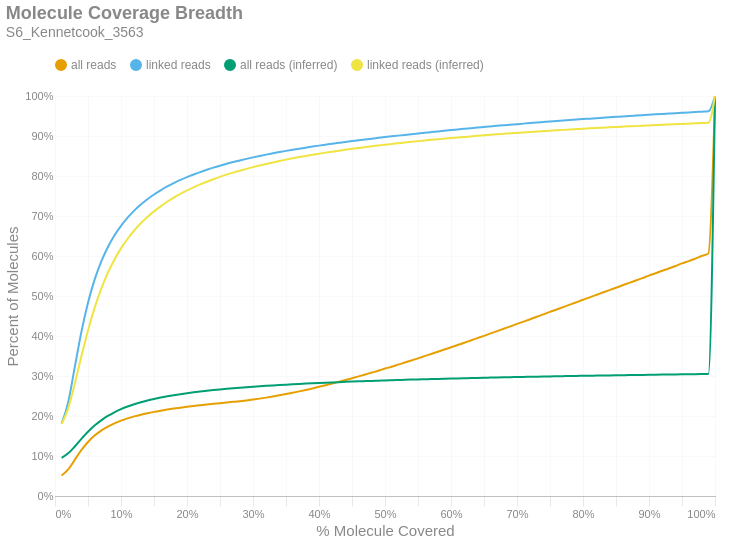

Notebook source saved alongside this figure:
### Markdown cell above
### Molecule Read Coverage
This chart shows molecule coverage breadth as computed by the number of bases aligned to that molecule. In other words, "*how much of each unique long molecule is actually sequenced/aligned?*" Keep in mind there is a distinction between sequences and alignments, since some sequences belonging to a particular molecule may not align well and wouldn't appear in the alignment data. This chart also shows molecule coverage breadth as computed by the *inferred fragment* from which the aligned sequences originate. Unlike read coverage, this calculation takes into account the total insert size, including unsequenced gaps between the forward and reverse reads. Like the previous figures, these are cumulative percents.

### Code cell
if SKIPLR:
    print_html(f"Skipped")
else:
    binned_df = consolidated_hist(valids['coverage_bp'], mask, 0.01, True)
    binned_df_inf = consolidated_hist(valids['coverage_inserts'], mask, 0.01, True)
    binned_df = binned_df.with_columns(pl.lit(binned_df_inf['all reads (cumsum)']).alias('all reads (inferred)'))
    binned_df = binned_df.with_columns(pl.lit(binned_df_inf['linked reads (cumsum)']).alias('linked reads (inferred)'))
    binned_df = binned_df.with_columns(
        (pl.col('bin').cast(pl.Float64) + 0.01).alias('right_edge')
    )

    with SafeRender(binned_df):
        (
            density_plot(binned_df, 'Molecule Coverage Breadth', samplename, 'molcov', ['all reads (inferred)','linked reads (inferred)'])
            .encode(
                #x=alt.X('bin:Q', title="% Molecule Covered").axis(format = '%').scale(padding=0),
                x=alt.X('right_edge:Q', title="% Molecule Covered").axis(format='%').scale(padding=0),
                y=alt.Y('value:Q', title='Percent of Molecules')
                    .axis(format='%')
                    .stack(False)
                    .scale(domainMin=0, padding=0),
                color=alt.Color("key:N").scale(domain = ["all reads", "linked reads", "all reads (inferred)", "linked reads (inferred)"]),
                tooltip = [
                    alt.Tooltip("key:N", title = "Data Type"),
                    alt.Tooltip("range_label:N", title="% Molecule Covered"),
                    alt.Tooltip("value:Q", format = ".2%", title="% Molecules")
                ]
            )
        ).display()

### Figure 1 — Vega-Lite specification as saved in the notebook (floating-point values rounded to 4 significant figures)
{"width": "container", "height": 400, "config": {"title": {"anchor": "start", "dy": -15, "fontSize": 18, "color": "#888888", "subtitleColor": "#888888", "subtitleFontSize": 14}, "arc": {"fill": "#0072B2"}, "axis": {"domainColor": "#888888", "domainWidth": 0.5, "gridWidth": 0.2, "grid": false, "titleFontWeight": 400, "titleFontSize": 15, "labelFontSize": 11, "labelColor": "#888888", "tickColor": "#888888", "tickWidth": 0.2, "titleColor": "#888888"}, "axisBand": {"grid": false}, "axisX": {"grid": true, "tickSize": 10, "domainCap": "round"}, "axisY": {"domain": false, "grid": true, "tickSize": 0, "domainCap": "round"}, "background": "transparent", "header": {"labelFontSize": 15, "labelColor": "#888888", "titleFontSize": 15, "titleFontWeight": 600, "titleColor": "#888888"}, "legend": {"labelFont": "sans-serif", "labelFontSize": 12, "labelColor": "#888888", "symbolSize": 100, "symbolType": "circle", "titleFontSize": 12, "titlePadding": 10, "titleColor": "#888888", "title": null, "orient": "top"}, "range": {"category": ["#E69F00", "#56B4E9", "#009E73", "#F0E442", "#0072B2", "#D55E00", "#CC79A7", "#000000"], "diverging": ["#cfe8f3", "#a2d4ec", "#73bfe2", "#46abdb", "#1696d2", "#12719e"]}, "area": {"fill": "#0072B2", "fillOpacity": 0.7, "line": true, "strokeOpacity": 0.7}, "line": {"color": "#0072B2", "stroke": "#0072B2", "strokeWidth": 2}, "trail": {"color": "#0072B2", "stroke": "#0072B2", "strokeWidth": 0, "size": 1}, "point": {"filled": true, "fillOpacity": 1.0, "size": 95}, "text": {"color": "#888888", "fontSize": 11, "align": "right", "fontWeight": 400, "size": 11}, "bar": {"fill": "#0072B2", "stroke": null}, "view": {"stroke": null, "continuousWidth": 660, "continuousHeight": 400}}, "data": {"name": "data-d90117f40e0611fa322e094c903fe4b6"}, "mark": {"type": "line", "interpolate": "monotone", "point": {"opacity": 0, "size": 275}}, "encoding": {"color": {"field": "key", "scale": {"domain": ["all reads", "linked reads", "all reads (inferred)", "linked reads (inferred)"]}, "type": "nominal"}, "tooltip": [{"field": "key", "title": "Data Type", "type": "nominal"}, {"field": "range_label", "title": "% Molecule Covered", "type": "nominal"}, {"field": "value", "format": ".2%", "title": "% Molecules", "type": "quantitative"}], "x": {"axis": {"format": "%"}, "field": "right_edge", "scale": {"padding": 0}, "title": "% Molecule Covered", "type": "quantitative"}, "y": {"axis": {"format": "%"}, "field": "value", "scale": {"domainMin": 0, "padding": 0}, "stack": false, "title": "Percent of Molecules", "type": "quantitative"}}, "params": [{"name": "param_c36ac31b6afebe62", "select": {"type": "point", "fields": ["key"]}, "bind": "legend"}], "title": {"text": "Molecule Coverage Breadth", "subtitle": "S6_Kennetcook_3563"}, "transform": [{"fold": ["all reads (cumsum)", "linked reads (cumsum)", "all reads (inferred)", "linked reads (inferred)"]}, {"calculate": "replace(datum.key, ' (cumsum)', '')", "as": "key"}, {"filter": {"param": "param_c36ac31b6afebe62"}}], "usermeta": {"embedOptions": {"downloadFileName": "S6_Kennetcook_3563.molcov"}}, "$schema": "https://vega.github.io/schema/vega-lite/v6.1.0.json", "datasets": {"data-d90117f40e0611fa322e094c903fe4b6": [{"bin": "0.0", "interval": "0.0-0.01", "all reads": 0.05113, "linked reads": 0.1808, "all reads (cumsum)": 0.05113, "linked reads (cumsum)": 0.1808, "range_label": "0.0-0.01", "all reads (inferred)": 0.09543, "linked reads (inferred)": 0.1798, "right_edge": 0.01}, {"bin": "0.01", "interval": "0.01-0.02", "all reads": 0.01519, "linked reads": 0.05383, "all reads (cumsum)": 0.06632, "linked reads (cumsum)": 0.2346, "range_label": "0.01-0.02", "all reads (inferred)": 0.1067, "linked reads (inferred)": 0.2192, "right_edge": 0.02}, {"bin": "0.02", "interval": "0.02-0.03", "all reads": 0.02444, "linked reads": 0.08805, "all reads (cumsum)": 0.09076, "linked reads (cumsum)": 0.3227, "range_label": "0.02-0.03", "all reads (inferred)": 0.1238, "linked reads (inferred)": 0.2807, "right_edge": 0.03}, {"bin": "0.03", "interval": "0.03-0.04", "all reads": 0.02422, "linked reads": 0.0876, "all reads (cumsum)": 0.115, "linked reads (cumsum)": 0.4103, "range_label": "0.03-0.04", "all reads (inferred)": 0.1428, "linked reads (inferred)": 0.3494, "right_edge": 0.04}, {"bin": "0.04", "interval": "0.04-0.05", "all reads": 0.02013, "linked reads": 0.0729, "all reads (cumsum)": 0.1351, "linked reads (cumsum)": 0.4832, "range_label": "0.04-0.05", "all reads (inferred)": 0.1606, "linked reads (inferred)": 0.414, "right_edge": 0.05}, {"bin": "0.05", "interval": "0.05-0.06", "all reads": 0.01594, "linked reads": 0.05766, "all reads (cumsum)": 0.151, "linked reads (cumsum)": 0.5409, "range_label": "0.05-0.06", "all reads (inferred)": 0.1761, "linked reads (inferred)": 0.4702, "right_edge": 0.06}, {"bin": "0.06", "interval": "0.06-0.07", "all reads": 0.0125, "linked reads": 0.04517, "all reads (cumsum)": 0.1635, "linked reads (cumsum)": 0.586, "range_label": "0.06-0.07", "all reads (inferred)": 0.1891, "linked reads (inferred)": 0.5178, "right_edge": 0.07}, {"bin": "0.07", "interval": "0.07-0.08", "all reads": 0.009935, "linked reads": 0.03584, "all reads (cumsum)": 0.1735, "linked reads (cumsum)": 0.6219, "range_label": "0.07-0.08", "all reads (inferred)": 0.2001, "linked reads (inferred)": 0.5577, "right_edge": 0.08}, {"bin": "0.08", "interval": "0.08-0.09", "all reads": 0.008153, "linked reads": 0.02935, "all reads (cumsum)": 0.1816, "linked reads (cumsum)": 0.6512, "range_label": "0.08-0.09", "all reads (inferred)": 0.2092, "linked reads (inferred)": 0.5909, "right_edge": 0.09}, {"bin": "0.09", "interval": "0.09-0.1", "all reads": 0.006753, "linked reads": 0.02427, "all reads (cumsum)": 0.1884, "linked reads (cumsum)": 0.6755, "range_label": "0.09-0.1", "all reads (inferred)": 0.217, "linked reads (inferred)": 0.6191, "right_edge": 0.1}, {"bin": "0.1", "interval": "0.1-0.11", "all reads": 0.005697, "linked reads": 0.02037, "all reads (cumsum)": 0.1941, "linked reads (cumsum)": 0.6959, "range_label": "0.1-0.11", "all reads (inferred)": 0.2236, "linked reads (inferred)": 0.6431, "right_edge": 0.11}, {"bin": "0.11", "interval": "0.11-0.12", "all reads": 0.004935, "linked reads": 0.01764, "all reads (cumsum)": 0.199, "linked reads (cumsum)": 0.7135, "range_label": "0.11-0.12", "all reads (inferred)": 0.2293, "linked reads (inferred)": 0.6637, "right_edge": 0.12}, {"bin": "0.12", "interval": "0.12-0.13", "all reads": 0.004218, "linked reads": 0.01507, "all reads (cumsum)": 0.2032, "linked reads (cumsum)": 0.7286, "range_label": "0.12-0.13", "all reads (inferred)": 0.2343, "linked reads (inferred)": 0.6818, "right_edge": 0.13}, {"bin": "0.13", "interval": "0.13-0.14", "all reads": 0.003735, "linked reads": 0.01331, "all reads (cumsum)": 0.207, "linked reads (cumsum)": 0.7419, "range_label": "0.13-0.14", "all reads (inferred)": 0.2387, "linked reads (inferred)": 0.6976, "right_edge": 0.14}, {"bin": "0.14", "interval": "0.14-0.15", "all reads": 0.00334, "linked reads": 0.01183, "all reads (cumsum)": 0.2103, "linked reads (cumsum)": 0.7537, "range_label": "0.14-0.15", "all reads (inferred)": 0.2425, "linked reads (inferred)": 0.7116, "right_edge": 0.15}, {"bin": "0.15", "interval": "0.15-0.16", "all reads": 0.00298, "linked reads": 0.01051, "all reads (cumsum)": 0.2133, "linked reads (cumsum)": 0.7642, "range_label": "0.15-0.16", "all reads (inferred)": 0.246, "linked reads (inferred)": 0.7242, "right_edge": 0.16}, {"bin": "0.16", "interval": "0.16-0.17", "all reads": 0.002729, "linked reads": 0.009526, "all reads (cumsum)": 0.216, "linked reads (cumsum)": 0.7738, "range_label": "0.16-0.17", "all reads (inferred)": 0.2492, "linked reads (inferred)": 0.7355, "right_edge": 0.17}, {"bin": "0.17", "interval": "0.17-0.18", "all reads": 0.002499, "linked reads": 0.008594, "all reads (cumsum)": 0.2185, "linked reads (cumsum)": 0.7823, "range_label": "0.17-0.18", "all reads (inferred)": 0.252, "linked reads (inferred)": 0.7458, "right_edge": 0.18}, {"bin": "0.18", "interval": "0.18-0.19", "all reads": 0.002315, "linked reads": 0.007853, "all reads (cumsum)": 0.2208, "linked reads (cumsum)": 0.7902, "range_label": "0.18-0.19", "all reads (inferred)": 0.2546, "linked reads (inferred)": 0.7553, "right_edge": 0.19}, {"bin": "0.19", "interval": "0.19-0.2", "all reads": 0.002158, "linked reads": 0.007174, "all reads (cumsum)": 0.223, "linked reads (cumsum)": 0.7974, "range_label": "0.19-0.2", "all reads (inferred)": 0.257, "linked reads (inferred)": 0.7639, "right_edge": 0.2}, {"bin": "0.2", "interval": "0.2-0.21", "all reads": 0.001972, "linked reads": 0.006442, "all reads (cumsum)": 0.225, "linked reads (cumsum)": 0.8038, "range_label": "0.2-0.21", "all reads (inferred)": 0.2592, "linked reads (inferred)": 0.7717, "right_edge": 0.21}, {"bin": "0.21", "interval": "0.21-0.22", "all reads": 0.001872, "linked reads": 0.005938, "all reads (cumsum)": 0.2268, "linked reads (cumsum)": 0.8098, "range_label": "0.21-0.22", "all reads (inferred)": 0.2612, "linked reads (inferred)": 0.779, "right_edge": 0.22}, {"bin": "0.22", "interval": "0.22-0.23", "all reads": 0.001835, "linked reads": 0.005736, "all reads (cumsum)": 0.2287, "linked reads (cumsum)": 0.8155, "range_label": "0.22-0.23", "all reads (inferred)": 0.263, "linked reads (inferred)": 0.7857, "right_edge": 0.23}, {"bin": "0.23", "interval": "0.23-0.24", "all reads": 0.001769, "linked reads": 0.005351, "all reads (cumsum)": 0.2304, "linked reads (cumsum)": 0.8208, "range_label": "0.23-0.24", "all reads (inferred)": 0.2648, "linked reads (inferred)": 0.792, "right_edge": 0.24}, {"bin": "0.24", "interval": "0.24-0.25", "all reads": 0.001687, "linked reads": 0.004954, "all reads (cumsum)": 0.2321, "linked reads (cumsum)": 0.8258, "range_label": "0.24-0.25", "all reads (inferred)": 0.2664, "linked reads (inferred)": 0.7979, "right_edge": 0.25}, {"bin": "0.25", "interval": "0.25-0.26", "all reads": 0.001641, "linked reads": 0.004655, "all reads (cumsum)": 0.2338, "linked reads (cumsum)": 0.8305, "range_label": "0.25-0.26", "all reads (inferred)": 0.2679, "linked reads (inferred)": 0.8034, "right_edge": 0.26}, {"bin": "0.26", "interval": "0.26-0.27", "all reads": 0.001648, "linked reads": 0.004381, "all reads (cumsum)": 0.2354, "linked reads (cumsum)": 0.8348, "range_label": "0.26-0.27", "all reads (inferred)": 0.2694, "linked reads (inferred)": 0.8085, "right_edge": 0.27}, {"bin": "0.27", "interval": "0.27-0.28", "all reads": 0.001696, "linked reads": 0.004014, "all reads (cumsum)": 0.2371, "linked reads (cumsum)": 0.8388, "range_label": "0.27-0.28", "all reads (inferred)": 0.2707, "linked reads (inferred)": 0.8133, "right_edge": 0.28}, {"bin": "0.28", "interval": "0.28-0.29", "all reads": 0.001912, "linked reads": 0.003924, "all reads (cumsum)": 0.239, "linked reads (cumsum)": 0.8428, "range_label": "0.28-0.29", "all reads (inferred)": 0.272, "linked reads (inferred)": 0.8179, "right_edge": 0.29}, {"bin": "0.29", "interval": "0.29-0.3", "all reads": 0.00212, "linked reads": 0.003764, "all reads (cumsum)": 0.2411, "linked reads (cumsum)": 0.8465, "range_label": "0.29-0.3", "all reads (inferred)": 0.2732, "linked reads (inferred)": 0.8222, "right_edge": 0.3}, {"bin": "0.3", "interval": "0.3-0.31", "all reads": 0.002288, "linked reads": 0.003529, "all reads (cumsum)": 0.2434, "linked reads (cumsum)": 0.8501, "range_label": "0.3-0.31", "all reads (inferred)": 0.2743, "linked reads (inferred)": 0.8263, "right_edge": 0.31}, {"bin": "0.31", "interval": "0.31-0.32", "all reads": 0.002532, "linked reads": 0.003377, "all reads (cumsum)": 0.246, "linked reads (cumsum)": 0.8534, "range_label": "0.31-0.32", "all reads (inferred)": 0.2754, "linked reads (inferred)": 0.8302, "right_edge": 0.32}, {"bin": "0.32", "interval": "0.32-0.33", "all reads": 0.002741, "linked reads": 0.00319, "all reads (cumsum)": 0.2487, "linked reads (cumsum)": 0.8566, "range_label": "0.32-0.33", "all reads (inferred)": 0.2764, "linked reads (inferred)": 0.8339, "right_edge": 0.33}, {"bin": "0.33", "interval": "0.33-0.34", "all reads": 0.002932, "linked reads": 0.003118, "all reads (cumsum)": 0.2516, "linked reads (cumsum)": 0.8597, "range_label": "0.33-0.34", "all reads (inferred)": 0.2774, "linked reads (inferred)": 0.8375, "right_edge": 0.34}, {"bin": "0.34", "interval": "0.34-0.35", "all reads": 0.003131, "linked reads": 0.003024, "all reads (cumsum)": 0.2548, "linked reads (cumsum)": 0.8628, "range_label": "0.34-0.35", "all reads (inferred)": 0.2784, "linked reads (inferred)": 0.8409, "right_edge": 0.35}, {"bin": "0.35", "interval": "0.35-0.36", "all reads": 0.003295, "linked reads": 0.002819, "all reads (cumsum)": 0.2581, "linked reads (cumsum)": 0.8656, "range_label": "0.35-0.36", "all reads (inferred)": 0.2793, "linked reads (inferred)": 0.8442, "right_edge": 0.36}, {"bin": "0.36", "interval": "0.36-0.37", "all reads": 0.003453, "linked reads": 0.002664, "all reads (cumsum)": 0.2615, "linked reads (cumsum)": 0.8683, "range_label": "0.36-0.37", "all reads (inferred)": 0.2802, "linked reads (inferred)": 0.8472, "right_edge": 0.37}, {"bin": "0.37", "interval": "0.37-0.38", "all reads": 0.003662, "linked reads": 0.002637, "all reads (cumsum)": 0.2652, "linked reads (cumsum)": 0.8709, "range_label": "0.37-0.38", "all reads (inferred)": 0.281, "linked reads (inferred)": 0.8502, "right_edge": 0.38}, {"bin": "0.38", "interval": "0.38-0.39", "all reads": 0.003789, "linked reads": 0.002592, "all reads (cumsum)": 0.269, "linked reads (cumsum)": 0.8735, "range_label": "0.38-0.39", "all reads (inferred)": 0.2818, "linked reads (inferred)": 0.8531, "right_edge": 0.39}, {"bin": "0.39", "interval": "0.39-0.4", "all reads": 0.004005, "linked reads": 0.002477, "all reads (cumsum)": 0.273, "linked reads (cumsum)": 0.876, "range_label": "0.39-0.4", "all reads (inferred)": 0.2826, "linked reads (inferred)": 0.8558, "right_edge": 0.4}, {"bin": "0.4", "interval": "0.4-0.41", "all reads": 0.004013, "linked reads": 0.002362, "all reads (cumsum)": 0.277, "linked reads (cumsum)": 0.8783, "range_label": "0.4-0.41", "all reads (inferred)": 0.2833, "linked reads (inferred)": 0.8584, "right_edge": 0.41}, {"bin": "0.41", "interval": "0.41-0.42", "all reads": 0.004172, "linked reads": 0.002365, "all reads (cumsum)": 0.2812, "linked reads (cumsum)": 0.8807, "range_label": "0.41-0.42", "all reads (inferred)": 0.284, "linked reads (inferred)": 0.8609, "right_edge": 0.42}, {"bin": "0.42", "interval": "0.42-0.43", "all reads": 0.004331, "linked reads": 0.002277, "all reads (cumsum)": 0.2855, "linked reads (cumsum)": 0.883, "range_label": "0.42-0.43", "all reads (inferred)": 0.2847, "linked reads (inferred)": 0.8633, "right_edge": 0.43}, {"bin": "0.43", "interval": "0.43-0.44", "all reads": 0.004377, "linked reads": 0.002232, "all reads (cumsum)": 0.2899, "linked reads (cumsum)": 0.8852, "range_label": "0.43-0.44", "all reads (inferred)": 0.2853, "linked reads (inferred)": 0.8657, "right_edge": 0.44}, {"bin": "0.44", "interval": "0.44-0.45", "all reads": 0.004539, "linked reads": 0.002092, "all reads (cumsum)": 0.2944, "linked reads (cumsum)": 0.8873, "range_label": "0.44-0.45", "all reads (inferred)": 0.286, "linked reads (inferred)": 0.868, "right_edge": 0.45}, {"bin": "0.45", "interval": "0.45-0.46", "all reads": 0.004575, "linked reads": 0.002069, "all reads (cumsum)": 0.299, "linked reads (cumsum)": 0.8894, "range_label": "0.45-0.46", "all reads (inferred)": 0.2866, "linked reads (inferred)": 0.8702, "right_edge": 0.46}, {"bin": "0.46", "interval": "0.46-0.47", "all reads": 0.004747, "linked reads": 0.002062, "all reads (cumsum)": 0.3037, "linked reads (cumsum)": 0.8914, "range_label": "0.46-0.47", "all reads (inferred)": 0.2872, "linked reads (inferred)": 0.8723, "right_edge": 0.47}, {"bin": "0.47", "interval": "0.47-0.48", "all reads": 0.004814, "linked reads": 0.001985, "all reads (cumsum)": 0.3085, "linked reads (cumsum)": 0.8934, "range_label": "0.47-0.48", "all reads (inferred)": 0.2878, "linked reads (inferred)": 0.8744, "right_edge": 0.48}, {"bin": "0.48", "interval": "0.48-0.49", "all reads": 0.004676, "linked reads": 0.001939, "all reads (cumsum)": 0.3132, "linked reads (cumsum)": 0.8953, "range_label": "0.48-0.49", "all reads (inferred)": 0.2883, "linked reads (inferred)": 0.8763, "right_edge": 0.49}, {"bin": "0.49", "interval": "0.49-0.5", "all reads": 0.00534, "linked reads": 0.001962, "all reads (cumsum)": 0.3186, "linked reads (cumsum)": 0.8973, "range_label": "0.49-0.5", "all reads (inferred)": 0.2889, "linked reads (inferred)": 0.8784, "right_edge": 0.5}, {"bin": "0.5", "interval": "0.5-0.51", "all reads": 0.004639, "linked reads": 0.001812, "all reads (cumsum)": 0.3232, "linked reads (cumsum)": 0.8991, "range_label": "0.5-0.51", "all reads (inferred)": 0.2894, "linked reads (inferred)": 0.8802, "right_edge": 0.51}, {"bin": "0.51", "interval": "0.51-0.52", "all reads": 0.005278, "linked reads": 0.001813, "all reads (cumsum)": 0.3285, "linked reads (cumsum)": 0.9009, "range_label": "0.51-0.52", "all reads (inferred)": 0.29, "linked reads (inferred)": 0.882, "right_edge": 0.52}, {"bin": "0.52", "interval": "0.52-0.53", "all reads": 0.005143, "linked reads": 0.001796, "all reads (cumsum)": 0.3336, "linked reads (cumsum)": 0.9027, "range_label": "0.52-0.53", "all reads (inferred)": 0.2905, "linked reads (inferred)": 0.8838, "right_edge": 0.53}, {"bin": "0.53", "interval": "0.53-0.54", "all reads": 0.005297, "linked reads": 0.001783, "all reads (cumsum)": 0.3389, "linked reads (cumsum)": 0.9045, "range_label": "0.53-0.54", "all reads (inferred)": 0.291, "linked reads (inferred)": 0.8855, "right_edge": 0.54}, {"bin": "0.54", "interval": "0.54-0.55", "all reads": 0.005255, "linked reads": 0.001788, "all reads (cumsum)": 0.3442, "linked reads (cumsum)": 0.9063, "range_label": "0.54-0.55", "all reads (inferred)": 0.2914, "linked reads (inferred)": 0.8872, "right_edge": 0.55}, {"bin": "0.55", "interval": "0.55-0.56", "all reads": 0.00549, "linked reads": 0.001758, "all reads (cumsum)": 0.3497, "linked reads (cumsum)": 0.9081, "range_label": "0.55-0.56", "all reads (inferred)": 0.2919, "linked reads (inferred)": 0.8888, "right_edge": 0.56}, {"bin": "0.56", "interval": "0.56-0.57", "all reads": 0.005445, "linked reads": 0.001699, "all reads (cumsum)": 0.3551, "linked reads (cumsum)": 0.9098, "range_label": "0.56-0.57", "all reads (inferred)": 0.2924, "linked reads (inferred)": 0.8904, "right_edge": 0.57}, {"bin": "0.57", "interval": "0.57-0.58", "all reads": 0.005465, "linked reads": 0.001673, "all reads (cumsum)": 0.3606, "linked reads (cumsum)": 0.9114, "range_label": "0.57-0.58", "all reads (inferred)": 0.2928, "linked reads (inferred)": 0.8919, "right_edge": 0.58}, {"bin": "0.58", "interval": "0.58-0.59", "all reads": 0.005538, "linked reads": 0.001696, "all reads (cumsum)": 0.3661, "linked reads (cumsum)": 0.9131, "range_label": "0.58-0.59", "all reads (inferred)": 0.2932, "linked reads (inferred)": 0.8934, "right_edge": 0.59}, {"bin": "0.59", "interval": "0.59-0.6", "all reads": 0.005722, "linked reads": 0.001692, "all reads (cumsum)": 0.3718, "linked reads (cumsum)": 0.9148, "range_label": "0.59-0.6", "all reads (inferred)": 0.2937, "linked reads (inferred)": 0.8949, "right_edge": 0.6}, {"bin": "0.6", "interval": "0.6-0.61", "all reads": 0.005491, "linked reads": 0.001559, "all reads (cumsum)": 0.3773, "linked reads (cumsum)": 0.9164, "range_label": "0.6-0.61", "all reads (inferred)": 0.294, "linked reads (inferred)": 0.8963, "right_edge": 0.61}, {"bin": "0.61", "interval": "0.61-0.62", "all reads": 0.005815, "linked reads": 0.001583, "all reads (cumsum)": 0.3831, "linked reads (cumsum)": 0.918, "range_label": "0.61-0.62", "all reads (inferred)": 0.2944, "linked reads (inferred)": 0.8977, "right_edge": 0.62}, {"bin": "0.62", "interval": "0.62-0.63", "all reads": 0.00573, "linked reads": 0.001567, "all reads (cumsum)": 0.3889, "linked reads (cumsum)": 0.9195, "range_label": "0.62-0.63", "all reads (inferred)": 0.2948, "linked reads (inferred)": 0.899, "right_edge": 0.63}, {"bin": "0.63", "interval": "0.63-0.64", "all reads": 0.005805, "linked reads": 0.00153, "all reads (cumsum)": 0.3947, "linked reads (cumsum)": 0.9211, "range_label": "0.63-0.64", "all reads (inferred)": 0.2952, "linked reads (inferred)": 0.9004, "right_edge": 0.64}, {"bin": "0.64", "interval": "0.64-0.65", "all reads": 0.005766, "linked reads": 0.001449, "all reads (cumsum)": 0.4004, "linked reads (cumsum)": 0.9225, "range_label": "0.64-0.65", "all reads (inferred)": 0.2956, "linked reads (inferred)": 0.9018, "right_edge": 0.65}, {"bin": "0.65", "interval": "0.65-0.66", "all reads": 0.006063, "linked reads": 0.001466, "all reads (cumsum)": 0.4065, "linked reads (cumsum)": 0.924, "range_label": "0.65-0.66", "all reads (inferred)": 0.296, "linked reads (inferred)": 0.903, "right_edge": 0.66}, {"bin": "0.66", "interval": "0.66-0.67", "all reads": 0.005829, "linked reads": 0.001464, "all reads (cumsum)": 0.4123, "linked reads (cumsum)": 0.9254, "range_label": "0.66-0.67", "all reads (inferred)": 0.2964, "linked reads (inferred)": 0.9043, "right_edge": 0.67}, {"bin": "0.67", "interval": "0.67-0.68", "all reads": 0.005957, "linked reads": 0.00147, "all reads (cumsum)": 0.4183, "linked reads (cumsum)": 0.9269, "range_label": "0.67-0.68", "all reads (inferred)": 0.2967, "linked reads (inferred)": 0.9054, "right_edge": 0.68}, {"bin": "0.68", "interval": "0.68-0.69", "all reads": 0.005832, "linked reads": 0.001365, "all reads (cumsum)": 0.4241, "linked reads (cumsum)": 0.9283, "range_label": "0.68-0.69", "all reads (inferred)": 0.297, "linked reads (inferred)": 0.9066, "right_edge": 0.69}, {"bin": "0.69", "interval": "0.69-0.7", "all reads": 0.00606, "linked reads": 0.001373, "all reads (cumsum)": 0.4302, "linked reads (cumsum)": 0.9296, "range_label": "0.69-0.7", "all reads (inferred)": 0.2974, "linked reads (inferred)": 0.9078, "right_edge": 0.7}, {"bin": "0.7", "interval": "0.7-0.71", "all reads": 0.005863, "linked reads": 0.001297, "all reads (cumsum)": 0.436, "linked reads (cumsum)": 0.9309, "range_label": "0.7-0.71", "all reads (inferred)": 0.2977, "linked reads (inferred)": 0.9089, "right_edge": 0.71}, {"bin": "0.71", "interval": "0.71-0.72", "all reads": 0.005973, "linked reads": 0.001376, "all reads (cumsum)": 0.442, "linked reads (cumsum)": 0.9323, "range_label": "0.71-0.72", "all reads (inferred)": 0.2981, "linked reads (inferred)": 0.9101, "right_edge": 0.72}, {"bin": "0.72", "interval": "0.72-0.73", "all reads": 0.006031, "linked reads": 0.001328, "all reads (cumsum)": 0.448, "linked reads (cumsum)": 0.9336, "range_label": "0.72-0.73", "all reads (inferred)": 0.2984, "linked reads (inferred)": 0.9111, "right_edge": 0.73}, {"bin": "0.73", "interval": "0.73-0.74", "all reads": 0.005951, "linked reads": 0.001276, "all reads (cumsum)": 0.454, "linked reads (cumsum)": 0.9349, "range_label": "0.73-0.74", "all reads (inferred)": 0.2987, "linked reads (inferred)": 0.9122, "right_edge": 0.74}, {"bin": "0.74", "interval": "0.74-0.75", "all reads": 0.00631, "linked reads": 0.001279, "all reads (cumsum)": 0.4603, "linked reads (cumsum)": 0.9362, "range_label": "0.74-0.75", "all reads (inferred)": 0.299, "linked reads (inferred)": 0.9133, "right_edge": 0.75}, {"bin": "0.75", "interval": "0.75-0.76", "all reads": 0.005903, "linked reads": 0.001251, "all reads (cumsum)": 0.4662, "linked reads (cumsum)": 0.9374, "range_label": "0.75-0.76", "all reads (inferred)": 0.2993, "linked reads (inferred)": 0.9143, "right_edge": 0.76}, {"bin": "0.76", "interval": "0.76-0.77", "all reads": 0.006039, "linked reads": 0.001226, "all reads (cumsum)": 0.4723, "linked reads (cumsum)": 0.9387, "range_label": "0.76-0.77", "all reads (inferred)": 0.2996, "linked reads (inferred)": 0.9153, "right_edge": 0.77}, {"bin": "0.77", "interval": "0.77-0.78", "all reads": 0.006058, "linked reads": 0.001214, "all reads (cumsum)": 0.4783, "linked reads (cumsum)": 0.9399, "range_label": "0.77-0.78", "all reads (inferred)": 0.2999, "linked reads (inferred)": 0.9163, "right_edge": 0.78}, {"bin": "0.78", "interval": "0.78-0.79", "all reads": 0.006068, "linked reads": 0.001199, "all reads (cumsum)": 0.4844, "linked reads (cumsum)": 0.9411, "range_label": "0.78-0.79", "all reads (inferred)": 0.3002, "linked reads (inferred)": 0.9173, "right_edge": 0.79}, {"bin": "0.79", "interval": "0.79-0.8", "all reads": 0.006393, "linked reads": 0.001229, "all reads (cumsum)": 0.4908, "linked reads (cumsum)": 0.9423, "range_label": "0.79-0.8", "all reads (inferred)": 0.3005, "linked reads (inferred)": 0.9182, "right_edge": 0.8}, {"bin": "0.8", "interval": "0.8-0.81", "all reads": 0.005782, "linked reads": 0.00111, "all reads (cumsum)": 0.4966, "linked reads (cumsum)": 0.9434, "range_label": "0.8-0.81", "all reads (inferred)": 0.3008, "linked reads (inferred)": 0.9191, "right_edge": 0.81}, {"bin": "0.81", "interval": "0.81-0.82", "all reads": 0.006014, "linked reads": 0.001161, "all reads (cumsum)": 0.5026, "linked reads (cumsum)": 0.9446, "range_label": "0.81-0.82", "all reads (inferred)": 0.301, "linked reads (inferred)": 0.92, "right_edge": 0.82}, {"bin": "0.82", "interval": "0.82-0.83", "all reads": 0.006113, "linked reads": 0.001116, "all reads (cumsum)": 0.5087, "linked reads (cumsum)": 0.9457, "range_label": "0.82-0.83", "all reads (inferred)": 0.3013, "linked reads (inferred)": 0.9209, "right_edge": 0.83}, {"bin": "0.83", "interval": "0.83-0.84", "all reads": 0.00605, "linked reads": 0.001125, "all reads (cumsum)": 0.5147, "linked reads (cumsum)": 0.9468, "range_label": "0.83-0.84", "all reads (inferred)": 0.3016, "linked reads (inferred)": 0.9218, "right_edge": 0.84}, {"bin": "0.84", "interval": "0.84-0.85", "all reads": 0.005932, "linked reads": 0.001071, "all reads (cumsum)": 0.5207, "linked reads (cumsum)": 0.9479, "range_label": "0.84-0.85", "all reads (inferred)": 0.3018, "linked reads (inferred)": 0.9226, "right_edge": 0.85}, {"bin": "0.85", "interval": "0.85-0.86", "all reads": 0.006121, "linked reads": 0.001108, "all reads (cumsum)": 0.5268, "linked reads (cumsum)": 0.949, "range_label": "0.85-0.86", "all reads (inferred)": 0.3021, "linked reads (inferred)": 0.9234, "right_edge": 0.86}, {"bin": "0.86", "interval": "0.86-0.87", "all reads": 0.005978, "linked reads": 0.001078, "all reads (cumsum)": 0.5328, "linked reads (cumsum)": 0.9501, "range_label": "0.86-0.87", "all reads (inferred)": 0.3023, "linked reads (inferred)": 0.9242, "right_edge": 0.87}, {"bin": "0.87", "interval": "0.87-0.88", "all reads": 0.006102, "linked reads": 0.001027, "all reads (cumsum)": 0.5389, "linked reads (cumsum)": 0.9511, "range_label": "0.87-0.88", "all reads (inferred)": 0.3025, "linked reads (inferred)": 0.925, "right_edge": 0.88}, {"bin": "0.88", "interval": "0.88-0.89", "all reads": 0.005965, "linked reads": 0.001012, "all reads (cumsum)": 0.5448, "linked reads (cumsum)": 0.9521, "range_label": "0.88-0.89", "all reads (inferred)": 0.3028, "linked reads (inferred)": 0.9258, "right_edge": 0.89}, {"bin": "0.89", "interval": "0.89-0.9", "all reads": 0.006172, "linked reads": 0.001006, "all reads (cumsum)": 0.551, "linked reads (cumsum)": 0.9531, "range_label": "0.89-0.9", "all reads (inferred)": 0.303, "linked reads (inferred)": 0.9265, "right_edge": 0.9}, {"bin": "0.9", "interval": "0.9-0.91", "all reads": 0.005755, "linked reads": 0.001015, "all reads (cumsum)": 0.5568, "linked reads (cumsum)": 0.9541, "range_label": "0.9-0.91", "all reads (inferred)": 0.3032, "linked reads (inferred)": 0.9273, "right_edge": 0.91}, {"bin": "0.91", "interval": "0.91-0.92", "all reads": 0.006519, "linked reads": 0.0009825, "all reads (cumsum)": 0.5633, "linked reads (cumsum)": 0.9551, "range_label": "0.91-0.92", "all reads (inferred)": 0.3035, "linked reads (inferred)": 0.928, "right_edge": 0.92}, {"bin": "0.92", "interval": "0.92-0.93", "all reads": 0.005618, "linked reads": 0.0009673, "all reads (cumsum)": 0.5689, "linked reads (cumsum)": 0.9561, "range_label": "0.92-0.93", "all reads (inferred)": 0.3037, "linked reads (inferred)": 0.9287, "right_edge": 0.93}, {"bin": "0.93", "interval": "0.93-0.94", "all reads": 0.006094, "linked reads": 0.0009634, "all reads (cumsum)": 0.575, "linked reads (cumsum)": 0.9571, "range_label": "0.93-0.94", "all reads (inferred)": 0.3039, "linked reads (inferred)": 0.9295, "right_edge": 0.94}, {"bin": "0.94", "interval": "0.94-0.95", "all reads": 0.006589, "linked reads": 0.0009391, "all reads (cumsum)": 0.5816, "linked reads (cumsum)": 0.958, "range_label": "0.94-0.95", "all reads (inferred)": 0.3042, "linked reads (inferred)": 0.9302, "right_edge": 0.95}, {"bin": "0.95", "interval": "0.95-0.96", "all reads": 0.005469, "linked reads": 0.0009252, "all reads (cumsum)": 0.587, "linked reads (cumsum)": 0.9589, "range_label": "0.95-0.96", "all reads (inferred)": 0.3044, "linked reads (inferred)": 0.9309, "right_edge": 0.96}, {"bin": "0.96", "interval": "0.96-0.97", "all reads": 0.006371, "linked reads": 0.0008721, "all reads (cumsum)": 0.5934, "linked reads (cumsum)": 0.9598, "range_label": "0.96-0.97", "all reads (inferred)": 0.3047, "linked reads (inferred)": 0.9316, "right_edge": 0.97}, {"bin": "0.97", "interval": "0.97-0.98", "all reads": 0.006705, "linked reads": 0.0009182, "all reads (cumsum)": 0.6001, "linked reads (cumsum)": 0.9607, "range_label": "0.97-0.98", "all reads (inferred)": 0.3049, "linked reads (inferred)": 0.9324, "right_edge": 0.98}, {"bin": "0.98", "interval": "0.98-0.99", "all reads": 0.00621, "linked reads": 0.0009039, "all reads (cumsum)": 0.6063, "linked reads (cumsum)": 0.9616, "range_label": "0.98-0.99", "all reads (inferred)": 0.3052, "linked reads (inferred)": 0.933, "right_edge": 0.99}, {"bin": "0.99", "interval": "0.99-1.0", "all reads": 0.3937, "linked reads": 0.03838, "all reads (cumsum)": 1.0, "linked reads (cumsum)": 1.0, "range_label": "0.99-1.0", "all reads (inferred)": 1.0, "linked reads (inferred)": 1.0, "right_edge": 1.0}]}}
